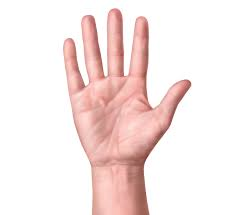
%> input picture Codes:Data/im1.jpeg, 235 x 215 px
$ octave Threshold3.m   (GNU Octave 9; MATLAB toolbox functions it lacks are replaced by stand-ins)
%> lines starting %> are read from the running program, lines starting %| are printed output that depends on the picture; in (x1, y1, x2, y2) boxes, pixels count from 0 and x2, y2 are one past the last pixel; in counts of white or black regions, pixels touching at a corner belong together; the program's own positions count from 1
%% Read in image
img1 = imread('im1.jpeg');
%> img1 is the input picture: size 215x235x3 uint8; mean R, G, B 246.3, 230.8, 228.8
imshow(img1);

%% RGB Color Space
img = img1;

Rmatrix = img(:,:,1);
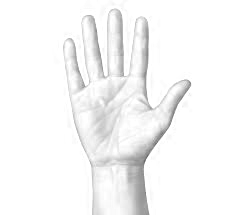
%> Rmatrix: size 215x235 uint8; min 103, max 255, mean 246.3
Gmatrix = img(:,:,2);
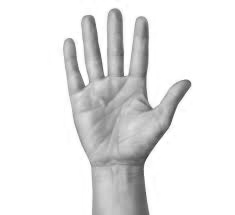
%> Gmatrix: size 215x235 uint8; min 55, max 255, mean 230.8
Bmatrix = img(:,:,3);

figure;
subplot(2,2,1) , imshow(Rmatrix);
title('Red Plane');
subplot(2,2,2) , imshow(Gmatrix);
title('Green Plane');
subplot(2,2,3) , imshow(Bmatrix);
title('Blue Plane');
subplot(2,2,4) , imshow(img);
title('Original Image');

%%

levelR = 0.62;
levelG = 0.65;
levelB = 0.7;
redImg = im2bw(Rmatrix,levelR);
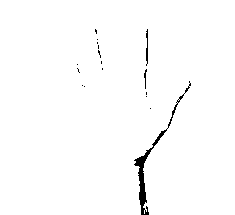
%> redImg: size 215x235 logical; 98.7% white; 17 black regions (14 under 20 px), largest, box (x1, y1, x2, y2) and area: (134, 81, 191, 215) 547, (146, 29, 148, 66) 56, (144, 69, 147, 89) 27
greenImg = im2bw(Gmatrix,levelG);
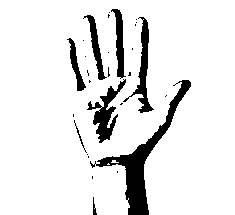
%> greenImg: size 215x235 logical; 90% white; 28 black regions (20 under 20 px), largest, box (x1, y1, x2, y2) and area: (90, 80, 191, 215) 2152, (87, 79, 126, 143) 810, (123, 17, 154, 113) 723
blueImg = im2bw(Bmatrix,levelB);
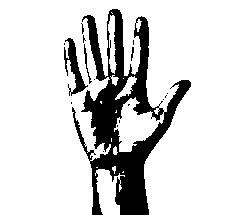
%> blueImg: size 215x235 logical; 83.1% white; 17 black regions (13 under 20 px), largest, box (x1, y1, x2, y2) and area: (72, 9, 191, 215) 7919, (64, 38, 88, 96) 499, (84, 44, 92, 84) 65, (131, 47, 134, 61) 24

SumImg = (redImg & greenImg & blueImg);

% Plot the data

subplot(2,2,1), imshow(redImg);
title('Red Plane');
subplot(2,2,2), imshow(greenImg);
title('Green Plane');
subplot(2,2,3), imshow(blueImg);
title('Blue Plane');
subplot(2,2,4), imshow(SumImg);
title('Sum of all planes');

%% Complement image and Fill in holes

ImgCompl = imcomplement(SumImg);
ImgFilled = imfill(ImgCompl,'holes');
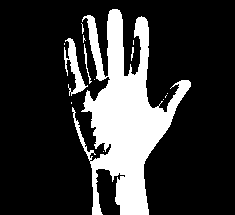
%> ImgFilled: size 215x235 logical; 21% white; 14 white regions (10 under 20 px), largest, box (x1, y1, x2, y2) and area: (72, 9, 191, 215) 9988, (64, 38, 88, 96) 499, (84, 44, 92, 84) 65, (131, 47, 134, 61) 24

imshow(ImgFilled);

%%

se = strel('disk', 4);
NewImg = imopen(ImgFilled,se);
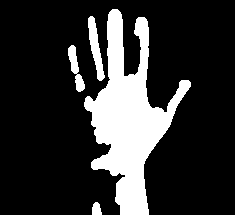
%> NewImg: size 215x235 logical; 19.3% white; 4 white regions, box (x1, y1, x2, y2) and area: (84, 9, 191, 215) 8791, (88, 16, 105, 81) 496, (68, 45, 85, 92) 339, (92, 202, 102, 215) 103
imshow(NewImg);

$ run again, with Codes:Data/im3.jpeg copied over Codes:Data/im1.jpeg
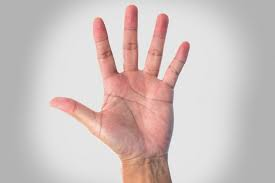
%> input picture Codes:Data/im3.jpeg, 275 x 183 px
%> img1 is the input picture: size 183x275x3 uint8; mean R, G, B 207.2, 194, 191.8
%> `redImg = im2bw(Rmatrix,levelR);`:
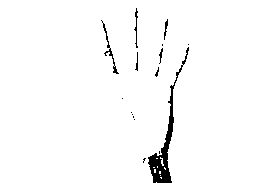
%> redImg: size 183x275 logical; 97.7% white; 16 black regions (10 under 20 px), largest, box (x1, y1, x2, y2) and area: (148, 47, 189, 183) 853, (101, 20, 119, 74) 118, (134, 8, 138, 48) 57, (164, 19, 168, 40) 38, (159, 48, 163, 64) 27, (135, 52, 138, 71) 27
%> greenImg: size 183x275 logical; 83.1% white; 14 black regions (13 under 20 px), largest, box (x1, y1, x2, y2) and area: (53, 5, 190, 183) 8458
%> blueImg: size 183x275 logical; 79% white; 8 black regions (4 under 20 px), largest, box (x1, y1, x2, y2) and area: (52, 5, 190, 183) 10438, (260, 24, 264, 32) 32, (16, 64, 18, 80) 32, (8, 104, 12, 112) 32
%> `NewImg = imopen(ImgFilled,se);`:
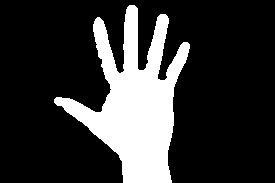
%> NewImg: size 183x275 logical; 20.9% white; 1 white region, box (x1, y1, x2, y2) and area: (54, 5, 190, 183) 10505

$ run again, with Codes:Data/a.jpg copied over Codes:Data/im1.jpeg
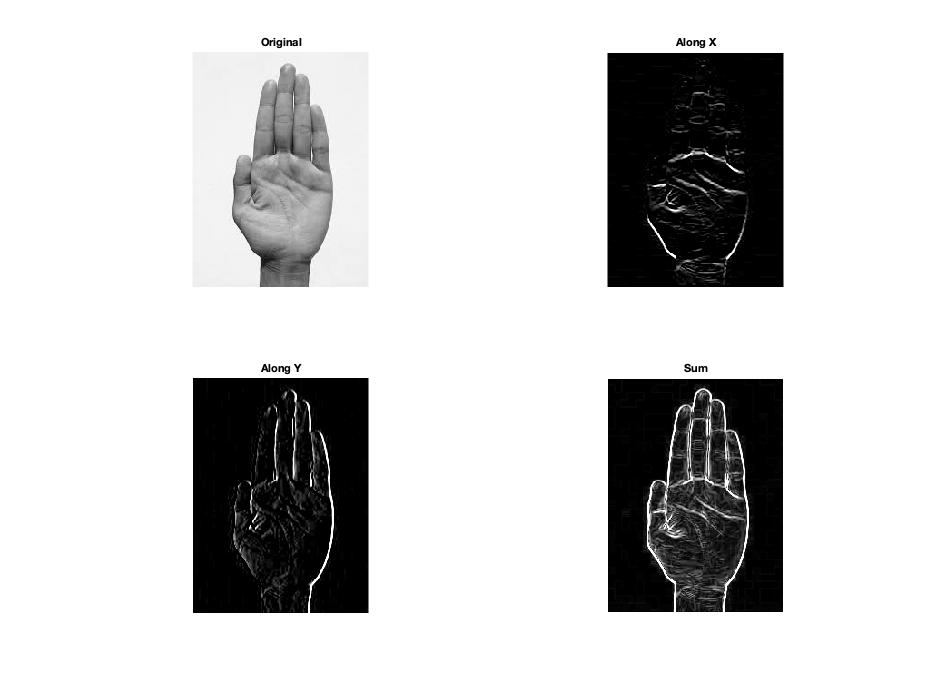
%> input picture Codes:Data/a.jpg, 943 x 689 px
%> img1 is the input picture: size 689x943x3 uint8; min 0, max 255, mean 206
%> `redImg = im2bw(Rmatrix,levelR);`:
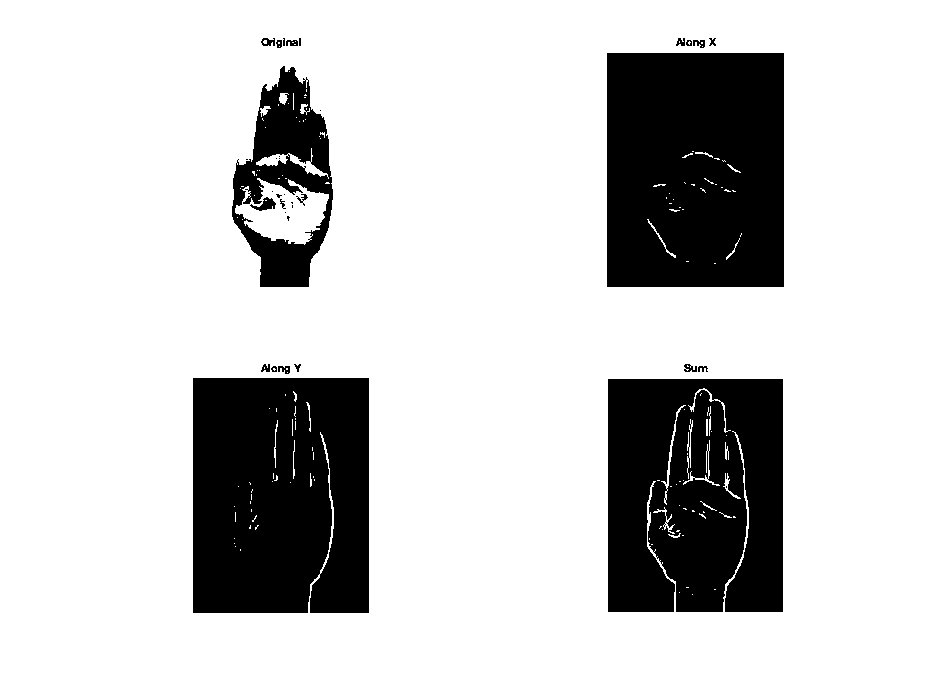
%> redImg: size 689x943 logical; 79.6% white; 35 black regions (15 under 20 px), largest, box (x1, y1, x2, y2) and area: (607, 53, 784, 287) 41084, (193, 378, 369, 613) 40661, (608, 379, 783, 612) 38966
%> greenImg: size 689x943 logical; 79.4% white; 34 black regions (16 under 20 px), largest, box (x1, y1, x2, y2) and area: (607, 53, 784, 287) 41111, (193, 378, 369, 613) 40696, (608, 379, 783, 612) 39037
%> blueImg: size 689x943 logical; 79.1% white; 23 black regions (8 under 20 px), largest, box (x1, y1, x2, y2) and area: (607, 53, 784, 287) 41144, (193, 378, 369, 613) 40738, (608, 379, 783, 612) 39209
%> ImgFilled: size 689x943 logical; 21.4% white; 16 white regions (1 under 20 px), largest, box (x1, y1, x2, y2) and area: (607, 53, 784, 287) 41418, (193, 378, 369, 613) 41284, (608, 379, 783, 612) 40143
%> `NewImg = imopen(ImgFilled,se);`:
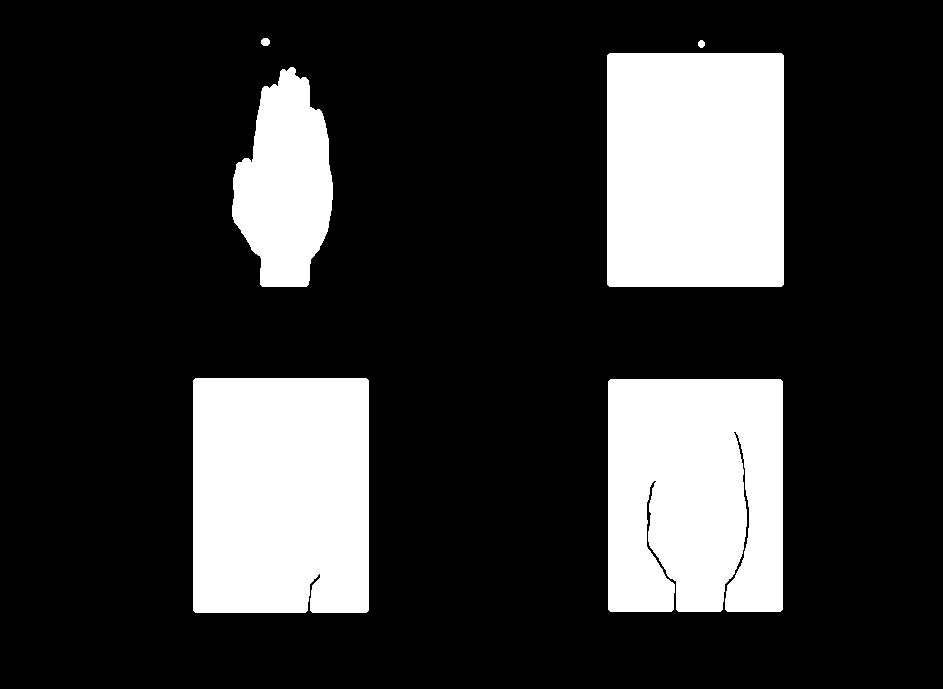
%> NewImg: size 689x943 logical; 21.3% white; 6 white regions, box (x1, y1, x2, y2) and area: (607, 53, 784, 287) 41406, (193, 378, 369, 613) 41266, (608, 379, 783, 612) 40109, (232, 67, 333, 287) 15456, (261, 38, 270, 46) 60, (698, 40, 705, 48) 44
